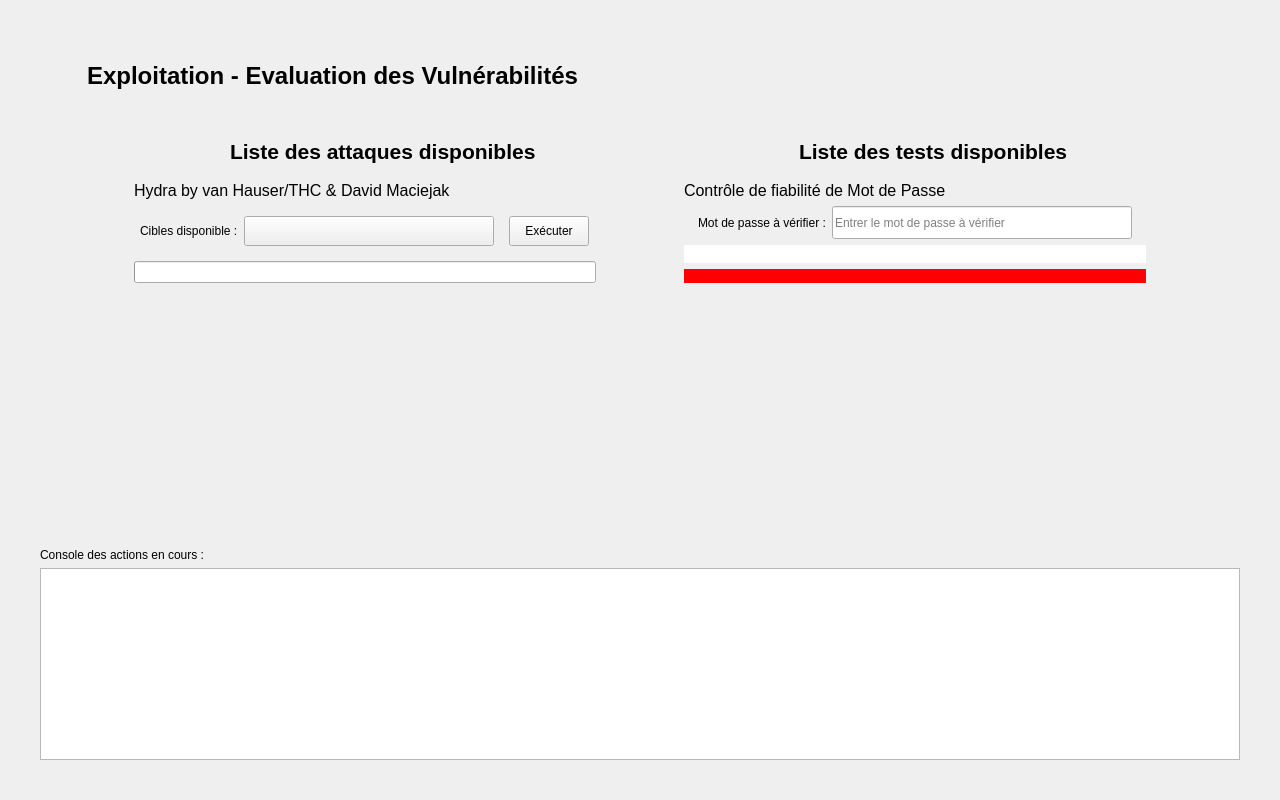
<?xml version="1.0" encoding="UTF-8"?>
<ui version="4.0">
 <class>EvaluationInterface</class>
 <widget class="QWidget" name="EvaluationInterface">
  <property name="geometry">
   <rect>
    <x>0</x>
    <y>0</y>
    <width>1280</width>
    <height>800</height>
   </rect>
  </property>
  <property name="minimumSize">
   <size>
    <width>1280</width>
    <height>800</height>
   </size>
  </property>
  <property name="maximumSize">
   <size>
    <width>1280</width>
    <height>800</height>
   </size>
  </property>
  <property name="windowTitle">
   <string>Form</string>
  </property>
  <layout class="QGridLayout" name="gridLayout_4">
   <item row="0" column="0">
    <layout class="QGridLayout" name="gridLayout">
     <property name="leftMargin">
      <number>20</number>
     </property>
     <property name="topMargin">
      <number>40</number>
     </property>
     <property name="rightMargin">
      <number>20</number>
     </property>
     <property name="bottomMargin">
      <number>20</number>
     </property>
     <item row="1" column="0">
      <layout class="QGridLayout" name="gridLayout_2" rowstretch="0" columnstretch="0">
       <property name="topMargin">
        <number>0</number>
       </property>
       <property name="rightMargin">
        <number>0</number>
       </property>
       <property name="bottomMargin">
        <number>0</number>
       </property>
       <item row="0" column="0">
        <widget class="CardWidget" name="reseauciblecard">
         <property name="enabled">
          <bool>true</bool>
         </property>
         <property name="minimumSize">
          <size>
           <width>0</width>
           <height>0</height>
          </size>
         </property>
         <layout class="QVBoxLayout" name="verticalLayout_6">
          <item>
           <layout class="QGridLayout" name="gridLayout_5">
            <property name="leftMargin">
             <number>20</number>
            </property>
            <property name="topMargin">
             <number>20</number>
            </property>
            <property name="rightMargin">
             <number>20</number>
            </property>
            <property name="bottomMargin">
             <number>20</number>
            </property>
            <item row="4" column="1">
             <spacer name="verticalSpacer">
              <property name="orientation">
               <enum>Qt::Vertical</enum>
              </property>
              <property name="sizeHint" stdset="0">
               <size>
                <width>20</width>
                <height>40</height>
               </size>
              </property>
             </spacer>
            </item>
            <item row="1" column="3">
             <layout class="QHBoxLayout" name="horizontalLayout_3">
              <property name="leftMargin">
               <number>0</number>
              </property>
              <item>
               <spacer name="horizontalSpacer_8">
                <property name="orientation">
                 <enum>Qt::Horizontal</enum>
                </property>
                <property name="sizeHint" stdset="0">
                 <size>
                  <width>40</width>
                  <height>20</height>
                 </size>
                </property>
               </spacer>
              </item>
              <item>
               <widget class="IconWidget" name="IconWidget_2">
                <property name="sizePolicy">
                 <sizepolicy hsizetype="Preferred" vsizetype="Preferred">
                  <horstretch>30</horstretch>
                  <verstretch>30</verstretch>
                 </sizepolicy>
                </property>
                <property name="minimumSize">
                 <size>
                  <width>30</width>
                  <height>30</height>
                 </size>
                </property>
                <property name="maximumSize">
                 <size>
                  <width>30</width>
                  <height>30</height>
                 </size>
                </property>
                <property name="icon">
                 <iconset resource="../../resource/resource.qrc">
                  <normaloff>:/images/tests.png</normaloff>:/images/tests.png</iconset>
                </property>
               </widget>
              </item>
              <item>
               <widget class="TitleLabel" name="TitleLabel_4">
                <property name="font">
                 <font>
                  <pointsize>16</pointsize>
                  <weight>75</weight>
                  <bold>true</bold>
                 </font>
                </property>
                <property name="text">
                 <string>Liste des tests disponibles</string>
                </property>
               </widget>
              </item>
              <item>
               <spacer name="horizontalSpacer_9">
                <property name="orientation">
                 <enum>Qt::Horizontal</enum>
                </property>
                <property name="sizeHint" stdset="0">
                 <size>
                  <width>40</width>
                  <height>20</height>
                 </size>
                </property>
               </spacer>
              </item>
             </layout>
            </item>
            <item row="4" column="3">
             <spacer name="verticalSpacer_2">
              <property name="orientation">
               <enum>Qt::Vertical</enum>
              </property>
              <property name="sizeHint" stdset="0">
               <size>
                <width>20</width>
                <height>40</height>
               </size>
              </property>
             </spacer>
            </item>
            <item row="2" column="4">
             <spacer name="horizontalSpacer_14">
              <property name="orientation">
               <enum>Qt::Horizontal</enum>
              </property>
              <property name="sizeHint" stdset="0">
               <size>
                <width>40</width>
                <height>20</height>
               </size>
              </property>
             </spacer>
            </item>
            <item row="1" column="1">
             <layout class="QHBoxLayout" name="horizontalLayout_2">
              <property name="leftMargin">
               <number>0</number>
              </property>
              <property name="topMargin">
               <number>0</number>
              </property>
              <property name="rightMargin">
               <number>0</number>
              </property>
              <property name="bottomMargin">
               <number>0</number>
              </property>
              <item>
               <spacer name="horizontalSpacer_5">
                <property name="orientation">
                 <enum>Qt::Horizontal</enum>
                </property>
                <property name="sizeHint" stdset="0">
                 <size>
                  <width>40</width>
                  <height>20</height>
                 </size>
                </property>
               </spacer>
              </item>
              <item>
               <widget class="IconWidget" name="IconWidget">
                <property name="sizePolicy">
                 <sizepolicy hsizetype="Preferred" vsizetype="Preferred">
                  <horstretch>30</horstretch>
                  <verstretch>30</verstretch>
                 </sizepolicy>
                </property>
                <property name="minimumSize">
                 <size>
                  <width>30</width>
                  <height>30</height>
                 </size>
                </property>
                <property name="maximumSize">
                 <size>
                  <width>30</width>
                  <height>30</height>
                 </size>
                </property>
                <property name="icon">
                 <iconset resource="../../resource/resource.qrc">
                  <normaloff>:/images/target.png</normaloff>:/images/target.png</iconset>
                </property>
               </widget>
              </item>
              <item>
               <widget class="TitleLabel" name="TitleLabel">
                <property name="font">
                 <font>
                  <pointsize>16</pointsize>
                  <weight>75</weight>
                  <bold>true</bold>
                 </font>
                </property>
                <property name="text">
                 <string>Liste des attaques disponibles</string>
                </property>
               </widget>
              </item>
              <item>
               <spacer name="horizontalSpacer_3">
                <property name="orientation">
                 <enum>Qt::Horizontal</enum>
                </property>
                <property name="sizeHint" stdset="0">
                 <size>
                  <width>40</width>
                  <height>20</height>
                 </size>
                </property>
               </spacer>
              </item>
             </layout>
            </item>
            <item row="2" column="0">
             <spacer name="horizontalSpacer_13">
              <property name="orientation">
               <enum>Qt::Horizontal</enum>
              </property>
              <property name="sizeHint" stdset="0">
               <size>
                <width>40</width>
                <height>20</height>
               </size>
              </property>
             </spacer>
            </item>
            <item row="2" column="1">
             <widget class="CardWidget" name="CardWidget">
              <property name="minimumSize">
               <size>
                <width>480</width>
                <height>120</height>
               </size>
              </property>
              <property name="maximumSize">
               <size>
                <width>480</width>
                <height>120</height>
               </size>
              </property>
              <layout class="QVBoxLayout" name="verticalLayout_2">
               <item>
                <widget class="TitleLabel" name="TitleLabel_2">
                 <property name="font">
                  <font>
                   <pointsize>12</pointsize>
                   <weight>50</weight>
                   <bold>false</bold>
                  </font>
                 </property>
                 <property name="text">
                  <string>Hydra by van Hauser/THC &amp; David Maciejak</string>
                 </property>
                </widget>
               </item>
               <item>
                <layout class="QHBoxLayout" name="horizontalLayout_6">
                 <property name="topMargin">
                  <number>10</number>
                 </property>
                 <property name="bottomMargin">
                  <number>100</number>
                 </property>
                 <item>
                  <spacer name="horizontalSpacer_7">
                   <property name="orientation">
                    <enum>Qt::Horizontal</enum>
                   </property>
                   <property name="sizeHint" stdset="0">
                    <size>
                     <width>40</width>
                     <height>20</height>
                    </size>
                   </property>
                  </spacer>
                 </item>
                 <item>
                  <widget class="CaptionLabel" name="CaptionLabel">
                   <property name="minimumSize">
                    <size>
                     <width>0</width>
                     <height>30</height>
                    </size>
                   </property>
                   <property name="text">
                    <string>Cibles disponible :</string>
                   </property>
                  </widget>
                 </item>
                 <item>
                  <widget class="ComboBox" name="hydracomboboxtarget">
                   <property name="minimumSize">
                    <size>
                     <width>250</width>
                     <height>30</height>
                    </size>
                   </property>
                  </widget>
                 </item>
                 <item>
                  <widget class="VerticalSeparator" name="VerticalSeparator">
                   <property name="sizePolicy">
                    <sizepolicy hsizetype="Preferred" vsizetype="Preferred">
                     <horstretch>0</horstretch>
                     <verstretch>0</verstretch>
                    </sizepolicy>
                   </property>
                   <property name="minimumSize">
                    <size>
                     <width>3</width>
                     <height>30</height>
                    </size>
                   </property>
                  </widget>
                 </item>
                 <item>
                  <widget class="PrimaryPushButton" name="hydraexecution">
                   <property name="minimumSize">
                    <size>
                     <width>0</width>
                     <height>30</height>
                    </size>
                   </property>
                   <property name="text">
                    <string>Exécuter</string>
                   </property>
                  </widget>
                 </item>
                 <item>
                  <spacer name="horizontalSpacer_6">
                   <property name="orientation">
                    <enum>Qt::Horizontal</enum>
                   </property>
                   <property name="sizeHint" stdset="0">
                    <size>
                     <width>40</width>
                     <height>20</height>
                    </size>
                   </property>
                  </spacer>
                 </item>
                </layout>
               </item>
               <item>
                <layout class="QHBoxLayout" name="horizontalLayout_4">
                 <property name="bottomMargin">
                  <number>0</number>
                 </property>
                 <item>
                  <widget class="IndeterminateProgressBar" name="hydra_progressbar"/>
                 </item>
                </layout>
               </item>
              </layout>
             </widget>
            </item>
            <item row="2" column="3">
             <widget class="CardWidget" name="CardWidget_2">
              <property name="minimumSize">
               <size>
                <width>480</width>
                <height>120</height>
               </size>
              </property>
              <property name="maximumSize">
               <size>
                <width>480</width>
                <height>120</height>
               </size>
              </property>
              <layout class="QVBoxLayout" name="verticalLayout_4">
               <item>
                <widget class="TitleLabel" name="TitleLabel_3">
                 <property name="font">
                  <font>
                   <pointsize>12</pointsize>
                   <weight>50</weight>
                   <bold>false</bold>
                  </font>
                 </property>
                 <property name="text">
                  <string>Contrôle de fiabilité de Mot de Passe</string>
                 </property>
                </widget>
               </item>
               <item>
                <layout class="QHBoxLayout" name="horizontalLayout_7">
                 <property name="topMargin">
                  <number>0</number>
                 </property>
                 <property name="bottomMargin">
                  <number>0</number>
                 </property>
                 <item>
                  <spacer name="horizontalSpacer_10">
                   <property name="orientation">
                    <enum>Qt::Horizontal</enum>
                   </property>
                   <property name="sizeHint" stdset="0">
                    <size>
                     <width>40</width>
                     <height>20</height>
                    </size>
                   </property>
                  </spacer>
                 </item>
                 <item>
                  <widget class="CaptionLabel" name="CaptionLabel_2">
                   <property name="minimumSize">
                    <size>
                     <width>0</width>
                     <height>30</height>
                    </size>
                   </property>
                   <property name="text">
                    <string>Mot de passe à vérifier :</string>
                   </property>
                  </widget>
                 </item>
                 <item>
                  <widget class="PasswordLineEdit" name="passwordchecker">
                   <property name="minimumSize">
                    <size>
                     <width>300</width>
                     <height>33</height>
                    </size>
                   </property>
                   <property name="placeholderText">
                    <string>Entrer le mot de passe à vérifier</string>
                   </property>
                  </widget>
                 </item>
                 <item>
                  <spacer name="horizontalSpacer_11">
                   <property name="orientation">
                    <enum>Qt::Horizontal</enum>
                   </property>
                   <property name="sizeHint" stdset="0">
                    <size>
                     <width>40</width>
                     <height>20</height>
                    </size>
                   </property>
                  </spacer>
                 </item>
                </layout>
               </item>
               <item>
                <layout class="QVBoxLayout" name="verticalLayout_7">
                 <property name="bottomMargin">
                  <number>0</number>
                 </property>
                 <item>
                  <widget class="QLineEdit" name="complexitepassword">
                   <property name="font">
                    <font>
                     <weight>75</weight>
                     <bold>true</bold>
                    </font>
                   </property>
                   <property name="text">
                    <string/>
                   </property>
                   <property name="frame">
                    <bool>false</bool>
                   </property>
                   <property name="alignment">
                    <set>Qt::AlignCenter</set>
                   </property>
                   <property name="readOnly">
                    <bool>true</bool>
                   </property>
                  </widget>
                 </item>
                 <item>
                  <widget class="QLabel" name="complexitevisuel">
                   <property name="baseSize">
                    <size>
                     <width>0</width>
                     <height>5</height>
                    </size>
                   </property>
                   <property name="styleSheet">
                    <string notr="true">background-color: red</string>
                   </property>
                   <property name="text">
                    <string/>
                   </property>
                  </widget>
                 </item>
                </layout>
               </item>
              </layout>
             </widget>
            </item>
            <item row="2" column="2">
             <spacer name="horizontalSpacer_12">
              <property name="orientation">
               <enum>Qt::Horizontal</enum>
              </property>
              <property name="sizeHint" stdset="0">
               <size>
                <width>40</width>
                <height>20</height>
               </size>
              </property>
             </spacer>
            </item>
           </layout>
          </item>
          <item>
           <spacer name="verticalSpacer_3">
            <property name="orientation">
             <enum>Qt::Vertical</enum>
            </property>
            <property name="sizeHint" stdset="0">
             <size>
              <width>20</width>
              <height>40</height>
             </size>
            </property>
           </spacer>
          </item>
          <item>
           <layout class="QVBoxLayout" name="verticalLayout_8">
            <property name="spacing">
             <number>6</number>
            </property>
            <property name="bottomMargin">
             <number>0</number>
            </property>
            <item>
             <widget class="CaptionLabel" name="CaptionLabel_3">
              <property name="maximumSize">
               <size>
                <width>16777215</width>
                <height>25</height>
               </size>
              </property>
              <property name="text">
               <string>Console des actions en cours :</string>
              </property>
             </widget>
            </item>
            <item>
             <widget class="TextEdit" name="evaluationterminal">
              <property name="maximumSize">
               <size>
                <width>16777215</width>
                <height>200</height>
               </size>
              </property>
              <property name="readOnly">
               <bool>true</bool>
              </property>
             </widget>
            </item>
           </layout>
          </item>
         </layout>
        </widget>
       </item>
      </layout>
     </item>
     <item row="0" column="0">
      <layout class="QHBoxLayout" name="horizontalLayout">
       <property name="sizeConstraint">
        <enum>QLayout::SetDefaultConstraint</enum>
       </property>
       <property name="topMargin">
        <number>0</number>
       </property>
       <property name="bottomMargin">
        <number>0</number>
       </property>
       <item>
        <widget class="IconWidget" name="IconWidget_3">
         <property name="minimumSize">
          <size>
           <width>50</width>
           <height>50</height>
          </size>
         </property>
         <property name="maximumSize">
          <size>
           <width>50</width>
           <height>50</height>
          </size>
         </property>
         <property name="icon">
          <iconset resource="../../resource/resource.qrc">
           <normaloff>:/images/strike.png</normaloff>:/images/strike.png</iconset>
         </property>
        </widget>
       </item>
       <item>
        <widget class="StrongBodyLabel" name="StrongBodyLabel">
         <property name="font">
          <font>
           <pointsize>18</pointsize>
           <weight>75</weight>
           <bold>true</bold>
          </font>
         </property>
         <property name="text">
          <string>Exploitation - Evaluation des Vulnérabilités</string>
         </property>
         <property name="alignment">
          <set>Qt::AlignCenter</set>
         </property>
        </widget>
       </item>
       <item>
        <spacer name="horizontalSpacer_2">
         <property name="orientation">
          <enum>Qt::Horizontal</enum>
         </property>
         <property name="sizeHint" stdset="0">
          <size>
           <width>40</width>
           <height>20</height>
          </size>
         </property>
        </spacer>
       </item>
      </layout>
     </item>
    </layout>
   </item>
  </layout>
 </widget>
 <customwidgets>
  <customwidget>
   <class>ComboBox</class>
   <extends>QPushButton</extends>
   <header>qfluentwidgets</header>
  </customwidget>
  <customwidget>
   <class>PushButton</class>
   <extends>QPushButton</extends>
   <header>qfluentwidgets</header>
  </customwidget>
  <customwidget>
   <class>PrimaryPushButton</class>
   <extends>PushButton</extends>
   <header>qfluentwidgets</header>
  </customwidget>
  <customwidget>
   <class>IconWidget</class>
   <extends>QWidget</extends>
   <header>qfluentwidgets</header>
  </customwidget>
  <customwidget>
   <class>VerticalSeparator</class>
   <extends>QWidget</extends>
   <header>qfluentwidgets</header>
  </customwidget>
  <customwidget>
   <class>CardWidget</class>
   <extends>QFrame</extends>
   <header>qfluentwidgets</header>
   <container>1</container>
  </customwidget>
  <customwidget>
   <class>CaptionLabel</class>
   <extends>QLabel</extends>
   <header>qfluentwidgets</header>
  </customwidget>
  <customwidget>
   <class>StrongBodyLabel</class>
   <extends>QLabel</extends>
   <header>qfluentwidgets</header>
  </customwidget>
  <customwidget>
   <class>TitleLabel</class>
   <extends>QLabel</extends>
   <header>qfluentwidgets</header>
  </customwidget>
  <customwidget>
   <class>IndeterminateProgressBar</class>
   <extends>QProgressBar</extends>
   <header>qfluentwidgets</header>
  </customwidget>
  <customwidget>
   <class>LineEdit</class>
   <extends>QLineEdit</extends>
   <header>qfluentwidgets</header>
  </customwidget>
  <customwidget>
   <class>PasswordLineEdit</class>
   <extends>LineEdit</extends>
   <header>qfluentwidgets</header>
  </customwidget>
  <customwidget>
   <class>TextEdit</class>
   <extends>QTextEdit</extends>
   <header>qfluentwidgets</header>
  </customwidget>
 </customwidgets>
 <resources>
  <include location="../../resource/resource.qrc"/>
 </resources>
 <connections/>
</ui>
